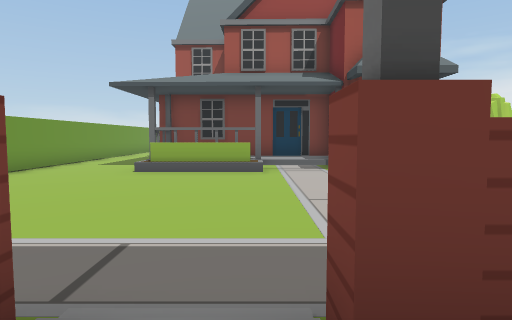
View 1 (above)

24 first-person views from a walk through a scene from a Unity 3-D project. The camera is 1.5 m above the floor, tilts 4° down and sees 75° across. The floor is counted in squares, 2 m on a side. Each view is taken from the middle of a square. On the plan, view 1 faces up. The plan holds only what a view shows up to about 11 squares ahead; the rest is blank. The place goes on beyond the plan. The player is left out. Some surface patterns are stand-ins.

View 2
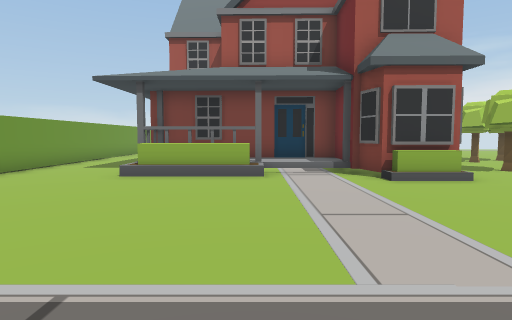

View 3
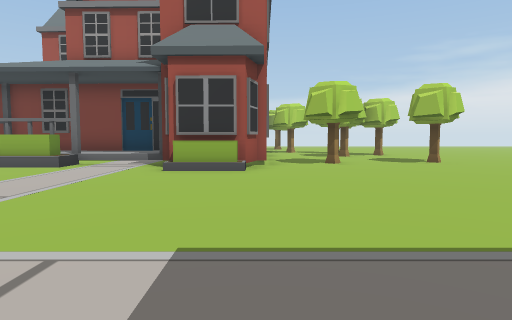

View 4
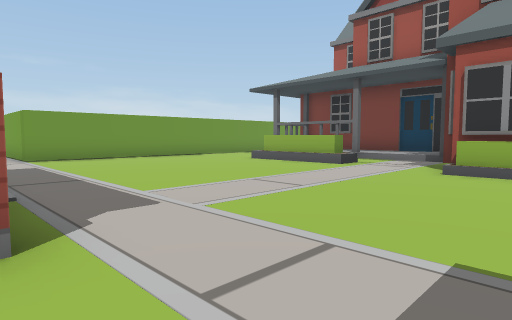

View 5
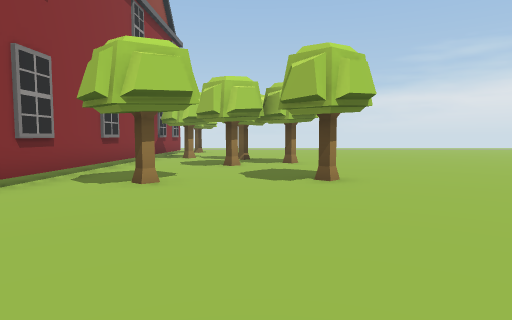

View 6
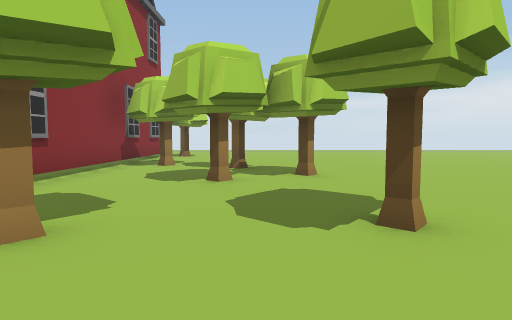

View 7
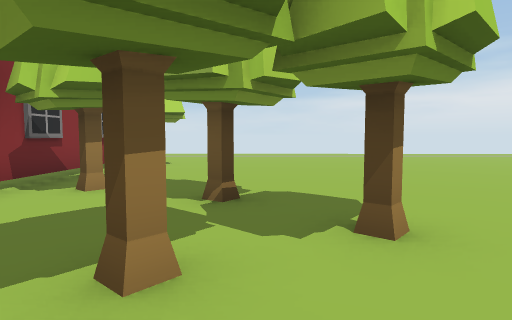

View 8
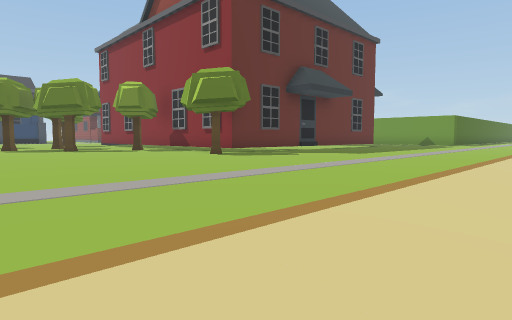

View 9
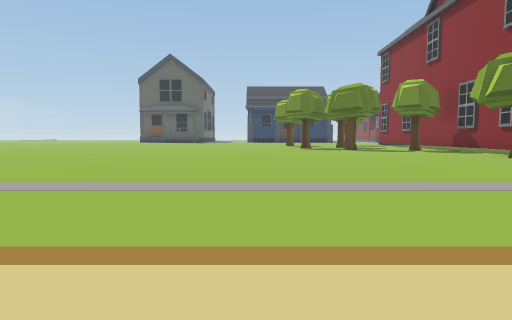

View 10
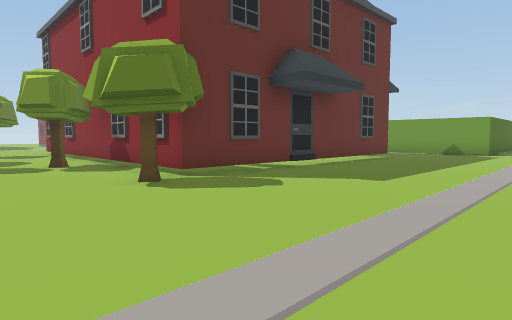

View 11
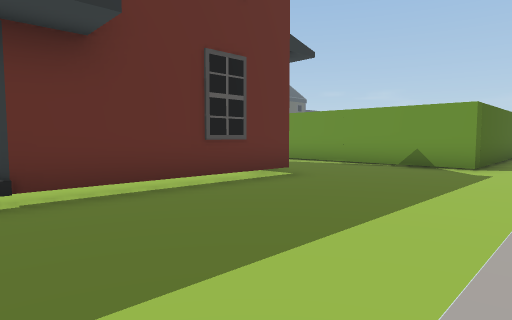

View 12
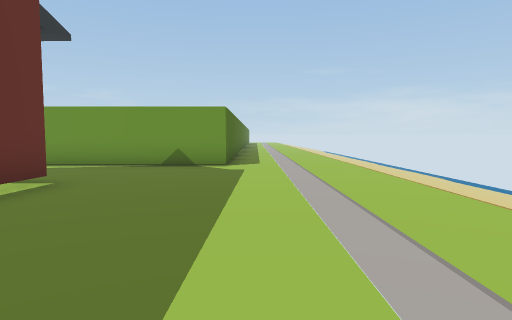

View 13
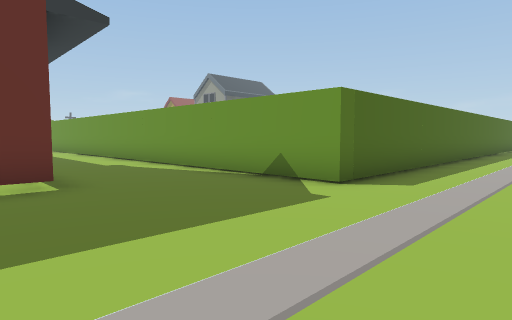

View 14
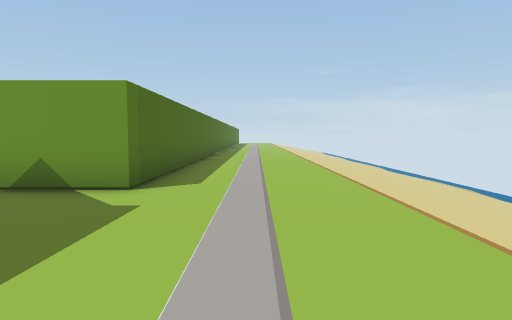

View 15
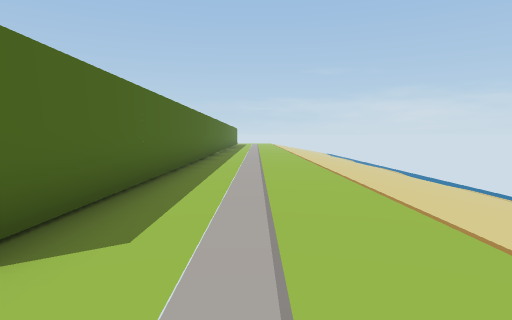

View 16
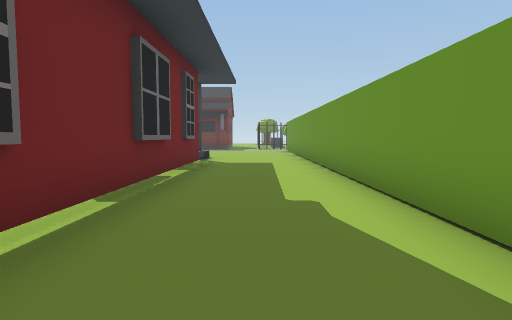

View 17
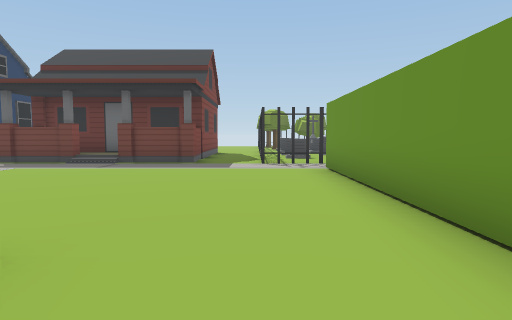

View 18
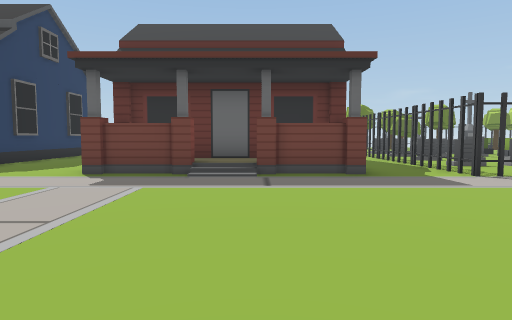

View 19
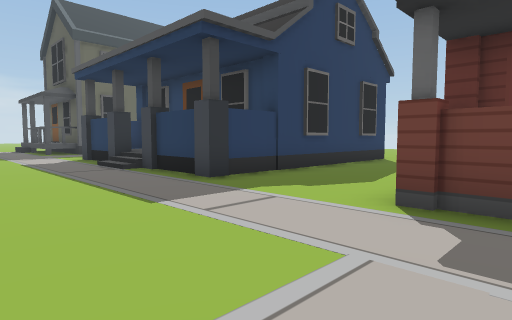

View 20
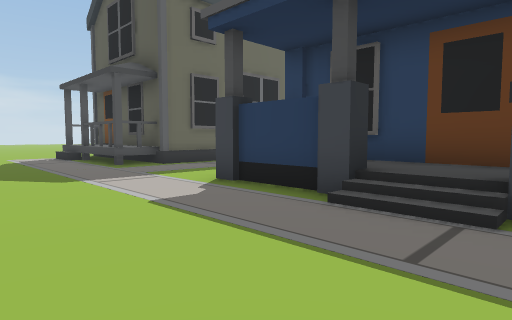

View 21
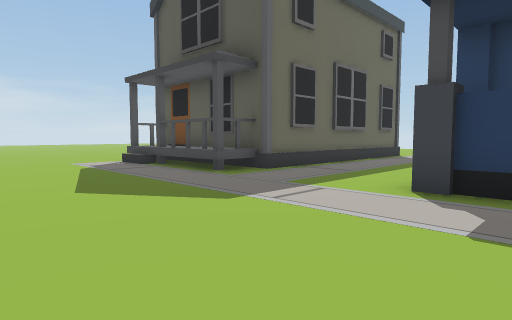

View 22
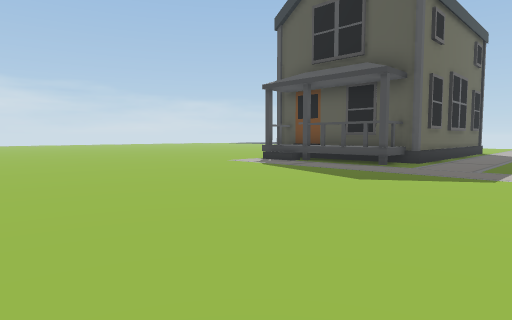

View 23
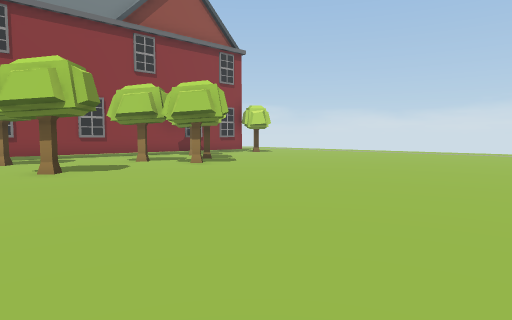

View 24
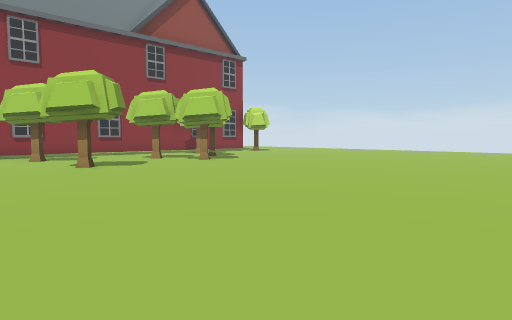

### Floor plan
Key: @ floor where view 1 was taken; # wall or solid block; x gap in a wall; . main floor; : floor 0.5 m higher than the main floor; + floor 0.75 m higher than the main floor; * floor 1 m higher than the main floor; / step, stairs or slope; = window, fence, low wall or low ledge; ^ raised ledge; T tree; P planter; M tombstone; O other object.
Columns run from 14 left of view 1 to 21 right of it. Each row starts with its distance up from view 1.
 30 /////////
 29 ///////////
 28 ////////////          /////
 27 //////////////  ////////////
 26 .............................
 25 ..............................
 24 ..............................
 23 OOOOOOOO........................
 22        O........................
 21        O............T...........
 20        O...#########.............
 19        O...#       #..............
 18         ...#       #..............
 17        O...#       #.T............
 16        #...#       #...T.........
 15        O...#       #....T........
 14        O...#       #..T..........
 13        O...#       #.............
 12        O...#########..............
 11         ...^ ^^^^###....T.........
 10         ...OOOx^^###.T............
  9        O.........#P#................
  8        O............................
  7        O............................
  6        O............................
  5        O............................
  4        O............................
  3       OO............................
  2        ##..............//.........//
  1        .##.##//##...###//###...=^^*#
  0        . #.# :@  ...#  +++  ...##^^#
 -1       OMM#.  ### ...#  ###  ...#
 -2       .  #.       ..#       ...#
 -3     OOOMM#        ..#       ...#
 -4                    .#        ..#
 -5                    .#
 -6                     #

Where each view was taken, in squares from view 1:
view 1: 0 up, 0 right, facing up
view 2: 1 up, 0 right, facing up
view 3: 1 up, 5 right, facing up
view 4: 1 up, 5 right, facing up-left
view 5: 5 up, 9 right, facing up
view 6: 8 up, 9 right, facing up
view 7: 12 up, 9 right, facing up
view 8: 28 up, 12 right, facing down-left
view 9: 28 up, 12 right, facing down
view 10: 26 up, 9 right, facing down-left
view 11: 25 up, 2 right, facing down-left
view 12: 24 up, 2 right, facing left
view 13: 26 up, 2 left, facing down-left
view 14: 25 up, 2 left, facing left
view 15: 25 up, 5 left, facing left
view 16: 21 up, 5 left, facing down
view 17: 11 up, 5 left, facing down
view 18: 8 up, 1 left, facing down
view 19: 5 up, 1 right, facing down-right
view 20: 5 up, 8 right, facing down-right
view 21: 6 up, 11 right, facing down-right
view 22: 10 up, 13 right, facing down-right
view 23: 9 up, 18 right, facing up-left
view 24: 8 up, 19 right, facing up-left
